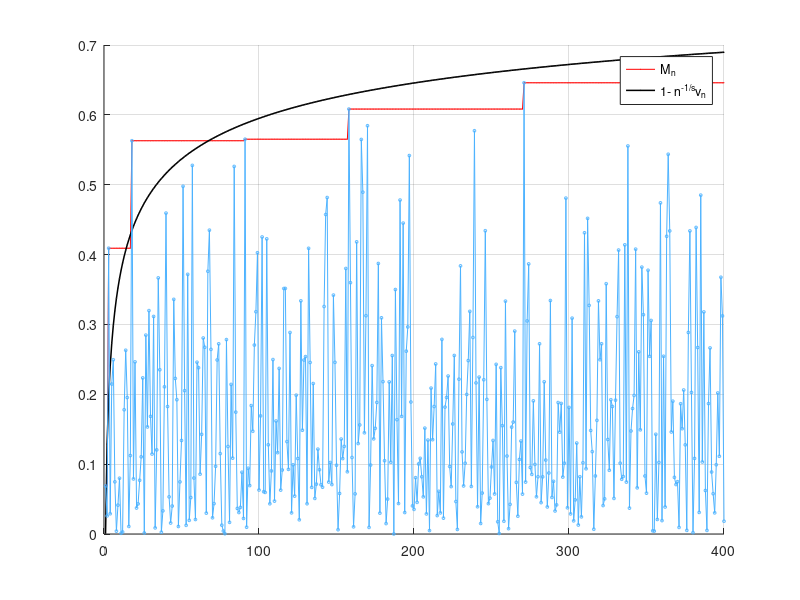

Here is the MATLAB script that generated this plot:
% Parámetros
size = 400;          % Tamaño del vector
point_size = 0.2;    % Tamaño de los puntos en la gráfica
alpha_param = 1;     % Parámetro alpha de la distribución Beta
beta_param = 5;      % Parámetro beta de la distribución Beta
b = 0.9;
alpha = 0.1;
c = 1;
lambda = 2;          % Parámetro lambda para las funciones v_n y u_1
n_max = size;        % Número máximo de iteracion58es
q=1.3;

% Crear un vector de números consecutivos
numeros = 1:size;

% Calcular la función v_n y u_1
v_n =  1-((c.*b.^(numeros.^(alpha)))./numeros).^(0.2)-0.02;


% Inicializar variables para la simulación de máximos Fréchet
X = zeros(1, size);           % Prealocar el vector para las variables aleatorias
max_vals_frechet = zeros(1, size);  % Prealocar el vector para almacenar los máximos

% Generar las variables una por una y calcular el máximo en cada paso
for n = 1:n_max
    new_val = betarnd(alpha_param, beta_param);  % Generar una nueva variable aleatoria Beta
    X(n) = new_val;                             % Agregarla al vector
    
    % Calcular el máximo actual
    max_vals_frechet(n) = max(X(1:n));
end

% Graficar los valores en una sola figura
figure;
hold on;  % Permite superponer las gráficas

% Graficar los valores de los máximos de la secuencia Fréchet
h1 = plot(numeros, max_vals_frechet, 'o-', 'Color', 'r', 'MarkerSize', point_size, 'DisplayName', 'M_n'); 

% Graficar los valores de la función v_n
h2 = plot(numeros, v_n, 'o-', 'Color', 'k', 'MarkerSize', point_size, 'DisplayName', 'v_n', 'LineWidth', 1.1);

% Graficar los valores de la función u_1


plot(numeros, X, 'o-', 'Color', [0.3 0.7 1], 'MarkerSize', point_size.*10,'LineWidth',0.2);

% Añadir la leyenda
legend([h1, h2], {'M_n', '1- n^{-1/s}v_n' });

% Personalización de la gráficaz
xlabel('');
ylabel('');
title('');
xlim([0 size]);  % Limitar el eje x
grid on;
hold off;

% Calcular cuántas veces max_vals_frechet - v_n > 0
diferencias = max_vals_frechet - v_n;
condicion = diferencias > 0;

% Contar cuántas veces se cumple la condición
num_veces = sum(condicion);

% Mostrar el resultado
fprintf('El número de veces donde max_vals_frechet - v_n es mayor que 0 es: %d\n', num_veces);

% Encontrar las posiciones donde max_vals_frechet - v_n > 0
indices = find(diferencias >0);

% Obtener la última posición donde la condición se cumple
if ~isempty(indices)
    ultima_posicion = indices(end);
    fprintf('La última posición con max_vals_frechet > v_n es: %d\n', ultima_posicion);
else
    fprintf('No hay elementos donde max_vals_frechet > v_n en el vector.\n');
end
